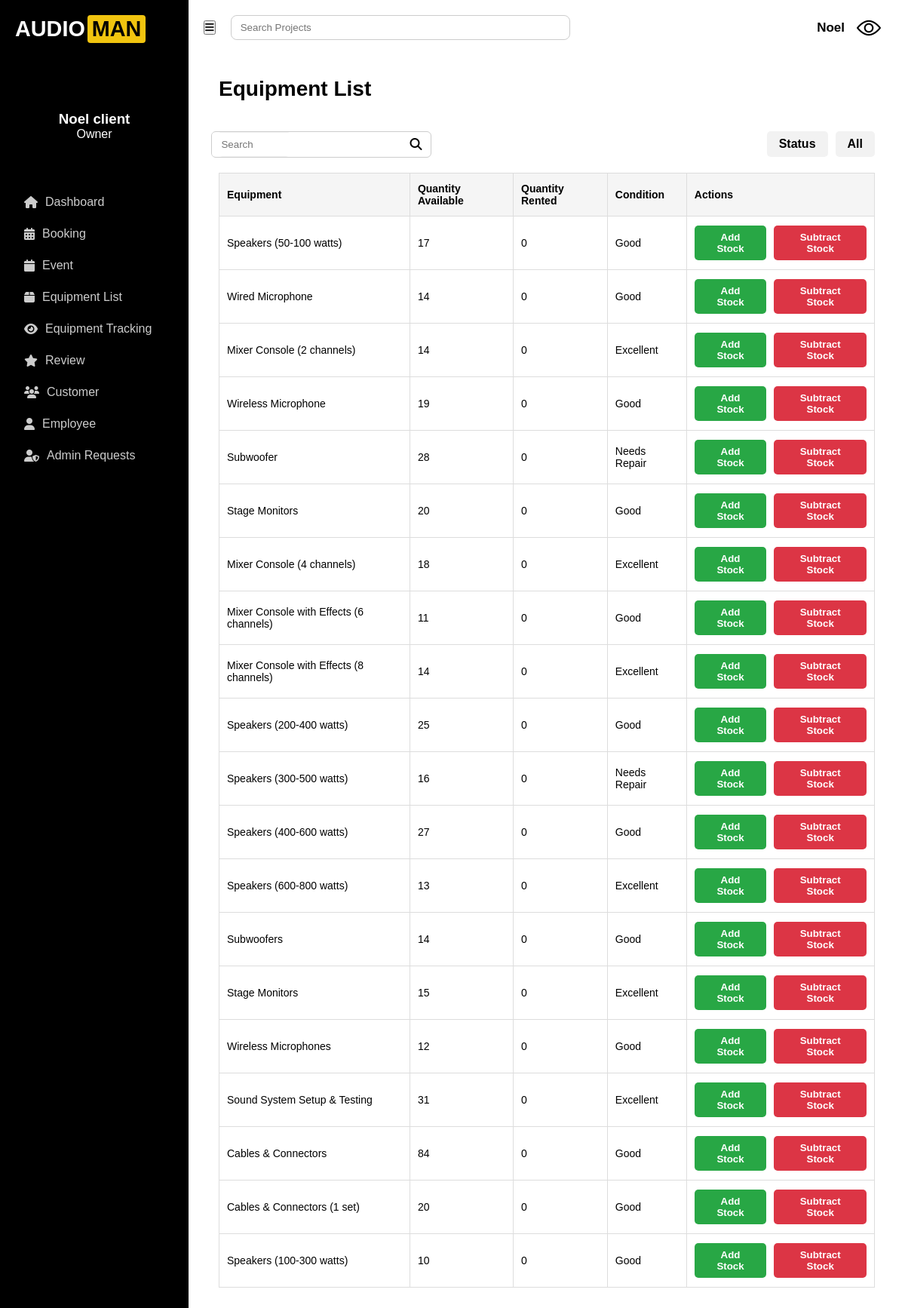
/accounts/equipment/ (signed in), run on an earlier commit of the app's database.
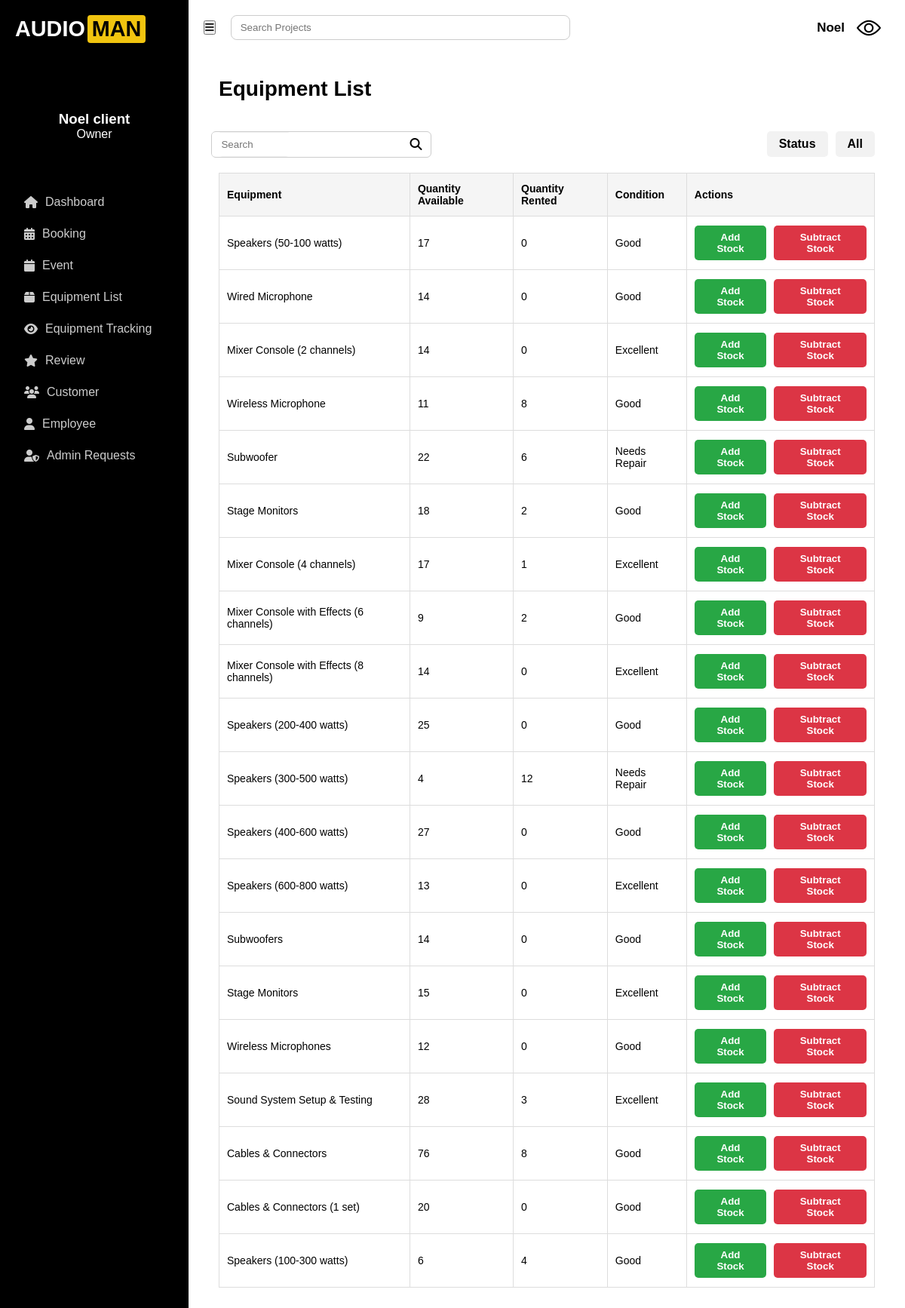
And on a later commit of the database.
### accounts/models.py (models this page shows, shortened)
class Profile(models.Model):
    user = models.OneToOneField(User, on_delete=models.CASCADE)
    contact_number = models.CharField(max_length=20)
    province = models.CharField(max_length=100)
    city = models.CharField(max_length=100)
    address = models.CharField(max_length=255, blank=True, null=True)
    profile_picture = models.ImageField(upload_to='profile_pictures/', blank=True, null=True)
    requested_admin = models.BooleanField(default=False)

class Equipment(models.Model):
    name = models.CharField(max_length=200)
    quantity_available = models.IntegerField(default=0)
    quantity_rented = models.IntegerField(default=0)
    condition = models.CharField(max_length=100, choices=[
        ('Good', 'Good'),
        ('Needs Repair', 'Needs Repair'),
        ('Excellent', 'Excellent'),
    ], default='Good')
    status = models.CharField(max_length=50, choices=[
        ('Available', 'Available'),
        ('Rented', 'Rented'),
        ('Under Maintenance', 'Under Maintenance'),
    ], default='Available')  # This ensures this field is present in your model
    last_checked_out_date = models.DateField(null=True, blank=True)
    current_location = models.CharField(max_length=255, blank=True, null=True)

### accounts/views.py (the view)
    def wrapper(request, *args, **kwargs):
        if not request.user.is_authenticated:
            print("User is not authenticated.")  # Debugging line
            return redirect("login")
        if not request.user.is_staff and not request.user.is_superuser:
            print(f"User {request.user.username} does not have admin privileges.")  # Debugging line
            raise PermissionDenied  # User is denied access
        return view_func(request, *args, **kwargs)

### accounts/views.py (called while the page is built)
def admin_only(view_func):
    def wrapper(request, *args, **kwargs):
        if not request.user.is_authenticated:
            print("User is not authenticated.")  # Debugging line
            return redirect("login")
        if not request.user.is_staff and not request.user.is_superuser:
            print(f"User {request.user.username} does not have admin privileges.")  # Debugging line
            raise PermissionDenied  # User is denied access
        return view_func(request, *args, **kwargs)
    return wrapper

@admin_only
@login_required
def equipment(request):
    equipment_list = Equipment.objects.all()
    return render(request, 'client/equipment.html', {'equipment_list': equipment_list})

### accounts/templates/client/equipment.html (shortened to what this page needs)
{% extends 'client-base.html' %}
{% block content %}
<div class="inventory-container">
    <div class="inventory-header">
        <h1>Equipment List</h1>
        <div class="filters">
            <div class="filter-item">
                <div class="stock-status">In Stock</div>
            </div>
            <div class="filter-item">
                <div class="search-box">
                    <input type="text" placeholder="Search" />
                    <button><i class="fa fa-search"></i></button>
                </div>
            </div>
            <div class="filter-item">
                <div class="status-btn">Status</div>
                <div class="status-btn">All</div>
            </div>
        </div>
    </div>
    <table class="inventory-table">
        <thead>
            <tr>
                <th>Equipment</th>
                <th>Quantity Available</th>
                <th>Quantity Rented</th>
                <th>Condition</th>
                <th>Actions</th>
            </tr>
        </thead>
        <tbody>
            {% for equipment in equipment_list %}
            <tr>
                <td>{{ equipment.name }}</td>
                <td>{{ equipment.quantity_available }}</td>
                <td>{{ equipment.quantity_rented }}</td>
                <td>{{ equipment.condition }}</td>
                <td>
                    <form method="POST" action="{% url 'update_inventory' equipment.id %}">
                        <div class="action-buttons">
                            <button type="submit" name="action" value="add_stock" class="action-btn add-btn">Add Stock</button>
                            <button type="submit" name="action" value="subtract_stock" class="action-btn subtract-btn">Subtract Stock</button>
                        </div>
                    </form>
                </td>
            </tr>
            {% empty %}
            <tr>
                <td colspan="5">No equipment available.</td>
            </tr>
            {% endfor %}
        </tbody>
    </table>
</div>
{% endblock %}

### accounts/templates/client-base.html (shortened to what this page needs)
<!DOCTYPE html>
<html lang="en">
<head>
  <link rel="stylesheet" href="https://cdnjs.cloudflare.com/ajax/libs/font-awesome/6.5.0/css/all.min.css" />
  {% load static %}
</head>
<body>
  <div class="container">
    <aside class="sidebar">
      <div class="logo">
        <span class="text-white">AUDIO</span><span class="text-yellow">MAN</span>
      </div>
      <div class="user">
        <div class="avatar">
          <img
            src="{% if request.user.profile.profile_picture %}{{ request.user.profile.profile_picture.url }}{% else %}{% static 'images/profile-icon.png' %}{% endif %}"
            alt="Avatar Icon"
            class="avatar-img"
          />
        </div>
        <h3>{{ request.user.first_name }} {{ request.user.last_name }}</h3>
        <p>Owner</p>
      </div>
      <nav class="nav">
        <a href="{% url 'dashboard' %}"><i class="fas fa-home"></i> Dashboard</a>
        <a href="{% url 'booking' %}"><i class="fas fa-calendar-alt"></i> Booking</a>
        <a href="{% url 'event' %}"><i class="fas fa-calendar"></i> Event</a>
        <a href="{% url 'equipment' %}"><i class="fas fa-box"></i> Equipment List</a>
        <a href="{% url 'tracking' %}"><i class="fas fa-eye"></i> Equipment Tracking</a>
        <a href="{% url 'reviews' %}"><i class="fas fa-star"></i> Review</a>
        <a href="{% url 'customer' %}"><i class="fas fa-users"></i> Customer</a>
        <a href="{% url 'employee' %}"><i class="fas fa-user"></i> Employee</a>
        {% if user.is_superuser %}
          <a href="{% url 'admin_requests_view' %}"><i class="fas fa-user-shield"></i> Admin Requests</a>
        {% endif %}
      </nav>
    </aside>
    <main class="main">
    <div class="topbar">
  <button class="menu-btn"><i class="fas fa-bars"></i></button>
  <input type="text" placeholder="Search Projects" class="search-bar" />
  <div class="user-info" id="topbarDropdownToggle">
    <span>{{ request.user.first_name }}</span>
    <img
      src="{% if request.user.profile.profile_picture %}{{ request.user.profile.profile_picture.url }}{% else %}{% static 'images/profile-icon.png' %}{% endif %}"
      alt="User Avatar"
      style="width:32px; height:32px; border-radius:50%; object-fit:cover;"
    />
  </div>
</div>
      {% block content %}{% endblock %}
    </main>
  </div>
</body>
</html>

### accounts/templates/client-base.html (style rules this page uses)
* { margin: 0; padding: 0; box-sizing: border-box; }
body { font-family: 'Arial', sans-serif; background: #fff; color: #000; display: flex; height: 100vh; overflow: hidden; }
.container { display: flex; width: 100%; }
.sidebar { background: #000000; color: #fff; width: 250px; padding: 20px; display: flex; flex-direction: column; height: 100vh; position: fixed; }
.logo { font-size: 24px; font-weight: bold; margin-bottom: 30px; color: #fff; }
.user { text-align: center; margin-bottom: 30px; }
.avatar img.avatar-img { width: 60px; height: 60px; border-radius: 50%; object-fit: cover; display: block; margin: 0 auto; filter: none; }
.nav { margin-top: 30px; }
.nav a { display: flex; align-items: center; gap: 10px; padding: 12px; color: #ccc; text-decoration: none; border-radius: 8px; }
.main { flex-grow: 1; padding: 20px; margin-left: 250px; overflow-y: auto; }
.topbar { display: flex; align-items: center; justify-content: space-between; }
.search-bar { width: 450px; padding: 8px 12px; border-radius: 8px; border: 1px solid #ccc; margin-left: 20px; margin-right: auto; }
.user-info { display: flex; align-items: center; gap: 16px; position: relative; cursor: pointer; font-size: 20px; margin-right: 12px; }
.user-info span { font-size: 17px; font-weight: bold; }
.logo { display: flex; align-items: center; font-family: 'MavenPro', sans-serif; font-size: 1.8rem; font-weight: bold; color: #23194f; }
.logo .text-white { color: white; }
.logo .text-yellow { background-color: #f1c40f; color: #000000; padding: 2px 6px; border-radius: 4px; margin-left: 3px; font-weight: bold; }

### accounts/templates/client/equipment.html (style rules this page uses)
.inventory-container { background-color: #fff; padding: 20px; flex-grow: 1; margin-top: 20px; }
.inventory-header { display: flex; flex-direction: column; gap: 20px; }
.inventory-header h1 { font-size: 28px; font-weight: bold; margin-top: 1%; }
.filters { display: flex; align-items: center; justify-content: space-between; gap: 30px; margin-top: 20px; }
.filter-item { display: flex; gap: 10px; }
.stock-status, .status-btn { font-weight: bold; padding: 8px 16px; background-color: #f2f2f2; border-radius: 5px; cursor: pointer; text-align: center; }
.search-box { display: flex; align-items: center; border: 1px solid #ccc; border-radius: 6px; overflow: hidden; margin-left: -35vw; }
.search-box input { border: none; padding: 8px 12px; outline: none; width: 250px; }
.search-box button { background: none; border: none; padding: 8px 12px; cursor: pointer; }
.search-box button i { font-size: 16px; }
.inventory-table { width: 100%; border-collapse: collapse; margin-top: 20px; border: 1px solid #ddd; }
.inventory-table th, .inventory-table td { border: 1px solid #ddd; padding: 12px 10px; text-align: left; font-size: 14px; }
.inventory-table th { background-color: #f5f5f5; font-weight: bold; }
.action-buttons { display: flex; gap: 10px; }
.action-btn { padding: 8px 16px; border-radius: 5px; border: none; cursor: pointer; font-weight: bold; text-align: center; transition: background-color 0.3s, transform 0.3s; }
.add-btn { background-color: #28a745; color: #fff; }
.subtract-btn { background-color: #dc3545; color: #fff; }

What changed in the data, as far as the page shows it:
changed Equipment "Wireless Microphone": quantity_available "19" → "11"; quantity_rented "0" → "8"
changed Equipment "Subwoofer": quantity_available "28" → "22"; quantity_rented "0" → "6"
changed Equipment (number 6 of 20 on the later page): quantity_available "20" → "18"; quantity_rented "0" → "2"
changed Equipment "Mixer Console (4 channels)": quantity_available "18" → "17"; quantity_rented "0" → "1"
changed Equipment "Mixer Console with Effects (6 channels)": quantity_available "11" → "9"; quantity_rented "0" → "2"
changed Equipment "Speakers (300-500 watts)": quantity_available "16" → "4"; quantity_rented "0" → "12"
changed Equipment "Sound System Setup & Testing": quantity_available "31" → "28"; quantity_rented "0" → "3"
changed Equipment "Cables & Connectors": quantity_available "84" → "76"; quantity_rented "0" → "8"
changed Equipment "Speakers (100-300 watts)": quantity_available "10" → "6"; quantity_rented "0" → "4"
